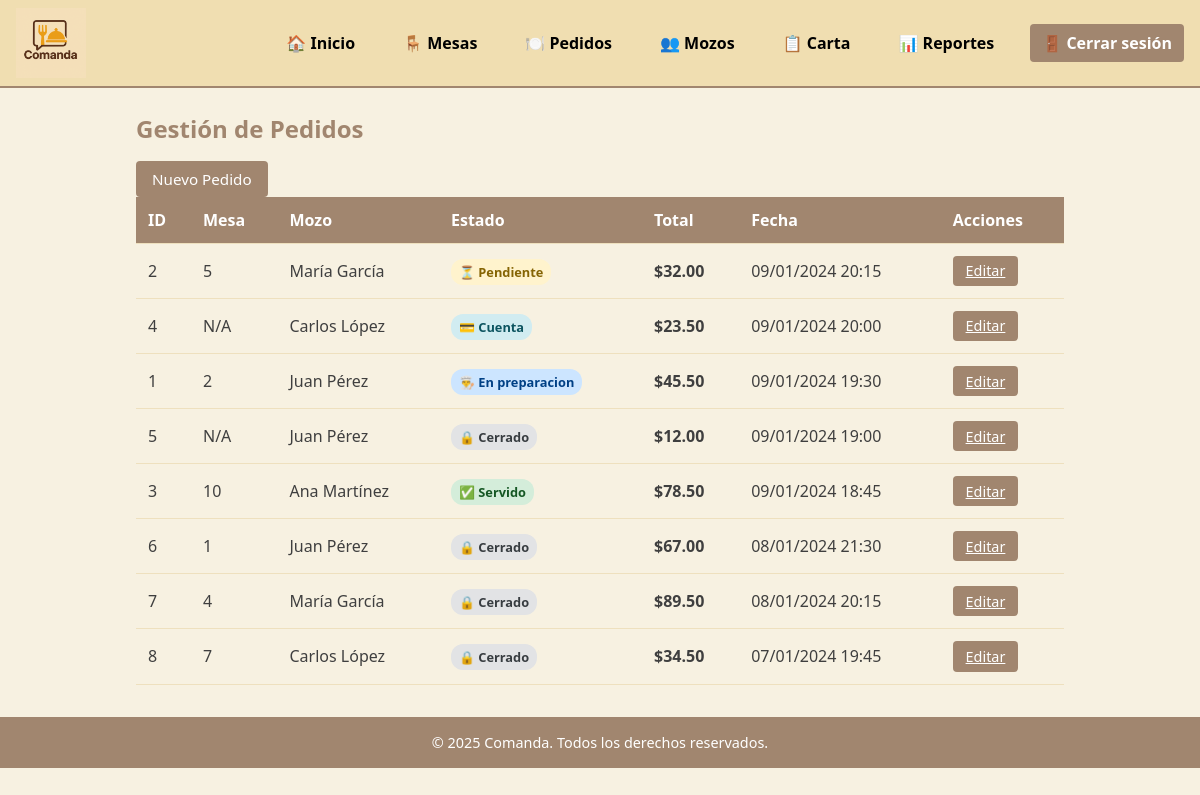
/index.php?route=pedidos (signed in), run on the app's committed database.
### tables this page shows
CREATE TABLE pedidos (
  id_pedido    INT UNSIGNED AUTO_INCREMENT PRIMARY KEY,
  id_mesa      INT UNSIGNED NULL,
  modo_consumo ENUM('stay','takeaway') NOT NULL,
  total        DECIMAL(10,2) NOT NULL DEFAULT 0.00,
  estado       ENUM('pendiente','en_preparacion','servido','cuenta','cerrado') NOT NULL DEFAULT 'pendiente',
  fecha_hora   DATETIME NOT NULL DEFAULT CURRENT_TIMESTAMP,
  id_mozo      INT UNSIGNED NULL,
  observaciones TEXT NULL,
  FOREIGN KEY (id_mesa) 
    REFERENCES mesas(id_mesa)
      ON UPDATE CASCADE ON DELETE SET NULL,
  FOREIGN KEY (id_mozo) 
    REFERENCES usuarios(id_usuario)
      ON UPDATE CASCADE ON DELETE SET NULL
);

CREATE TABLE mesas (
  id_mesa        INT UNSIGNED AUTO_INCREMENT PRIMARY KEY,
  numero         INT NOT NULL UNIQUE,
  estado         ENUM('libre','ocupada') NOT NULL DEFAULT 'libre',
  ubicacion      VARCHAR(100) NULL,
  id_mozo        INT UNSIGNED NULL,
  fecha_creacion TIMESTAMP NOT NULL DEFAULT CURRENT_TIMESTAMP,
  CONSTRAINT fk_mesas_mozo 
    FOREIGN KEY (id_mozo) REFERENCES usuarios(id_usuario) 
    ON UPDATE CASCADE ON DELETE SET NULL
);

### src/config/helpers.php (called while the page is built)
<?php
function getBaseUrl() {
    $protocol = isset($_SERVER['HTTPS']) && $_SERVER['HTTPS'] === 'on' ? 'https' : 'http';
    $host = $_SERVER['HTTP_HOST'];
    $script_name = $_SERVER['SCRIPT_NAME'];
    return $protocol . '://' . $host . dirname($script_name);
}
function url($route = '', $params = []) {
    $base_url = getBaseUrl();
    $url = $base_url . '/index.php';
    if ($route) {
        $url .= '?route=' . $route;
    }
    foreach ($params as $key => $value) {
        $url .= ($route || !empty($params)) ? '&' : '?';
        $url .= urlencode($key) . '=' . urlencode($value);
    }
    return $url;
}
?>

### src/models/Pedido.php (called while the page is built, shortened)
<?php
class Pedido {
    public static function all(): array {
        $db = (new Database)->getConnection();
        return $db->query("
            SELECT p.*,
                   m.numero as numero_mesa,
                   m.ubicacion as ubicacion_mesa,
                   u.nombre as mozo_nombre,
                   u.apellido as mozo_apellido,
                   CONCAT(u.nombre, ' ', u.apellido) as nombre_mozo_completo,
                   p.fecha_hora as fecha_creacion
            FROM pedidos p
            LEFT JOIN mesas m ON p.id_mesa = m.id_mesa
            LEFT JOIN usuarios u ON p.id_mozo = u.id_usuario
            ORDER BY p.fecha_hora DESC
        ")->fetchAll(PDO::FETCH_ASSOC);
    }
}

### src/views/pedidos/index.php (the view, shortened to what this page needs)
<?php
require_once __DIR__ . '/../../config/helpers.php';
$rol = $_SESSION['user']['rol'];
$pedidos = Pedido::all();
?>
<h2><?= $rol === 'administrador' ? 'Gestión de Pedidos' : 'Consulta de Pedidos' ?></h2>
<?php if ($rol === 'administrador'): ?>
  <a href="<?= url('pedidos/create') ?>" class="button">Nuevo Pedido</a>
<?php else: ?>
  <div style="background: #d1ecf1; padding: 10px; border-radius: 4px; margin-bottom: 1rem; color: #0c5460;">
    🍽️ Vista de pedidos - Gestiona los pedidos de las mesas
  </div>
<?php endif; ?>
<table class="table">
  <thead>
    <tr>
      <th>ID</th>
      <th>Mesa</th>
      <th>Mozo</th>
      <th>Estado</th>
      <th>Total</th>
      <th>Fecha</th>
      <?php if ($rol === 'administrador'): ?>
        <th>Acciones</th>
      <?php endif; ?>
    </tr>
  </thead>
  <tbody>
    <?php if (empty($pedidos)): ?>
      <tr>
        <td colspan="<?= $rol === 'administrador' ? '7' : '6' ?>">No hay pedidos registrados.</td>
      </tr>
    <?php else: ?>
      <?php foreach ($pedidos as $pedido): ?>
        <tr>
          <td><?= htmlspecialchars($pedido['id_pedido']) ?></td>
          <td><?= htmlspecialchars($pedido['numero_mesa'] ?? 'N/A') ?></td>
          <td><?= htmlspecialchars($pedido['nombre_mozo_completo'] ?? 'N/A') ?></td>
          <td>
            <?php
            $estado = $pedido['estado'];
            switch ($estado) {
                case 'pendiente':
                    $bg_color = '#fff3cd';
                    $text_color = '#856404';
                    $icon = '⏳';
                    break;
                case 'en_preparacion':
                    $bg_color = '#cce5ff';
                    $text_color = '#004085';
                    $icon = '👨‍🍳';
                    break;
                case 'servido':
                    $bg_color = '#d4edda';
                    $text_color = '#155724';
                    $icon = '✅';
                    break;
                case 'cuenta':
                    $bg_color = '#d1ecf1';
                    $text_color = '#0c5460';
                    $icon = '💳';
                    break;
                case 'cerrado':
                    $bg_color = '#e2e3e5';
                    $text_color = '#383d41';
                    $icon = '🔒';
                    break;
            }
            ?>
            <span style="padding: 4px 8px; border-radius: 12px; font-size: 0.8em; font-weight: bold;
                         background: <?= $bg_color ?>;
                         color: <?= $text_color ?>;">
              <?= $icon ?> <?= htmlspecialchars(ucfirst(str_replace('_', ' ', $pedido['estado']))) ?>
            </span>
          </td>
          <td><strong>$<?= number_format($pedido['total'] ?? 0, 2) ?></strong></td>
          <td><?= !empty($pedido['fecha_creacion']) ? date('d/m/Y H:i', strtotime($pedido['fecha_creacion'])) : 'N/A' ?></td>
          <?php if ($rol === 'administrador'): ?>
            <td>
              <a href="<?= url('pedidos/edit', ['id' => $pedido['id_pedido']]) ?>" class="btn-action">Editar</a>
            </td>
          <?php endif; ?>
        </tr>
      <?php endforeach; ?>
    <?php endif; ?>
  </tbody>
</table>

### public/assets/css/style.css (style rules this page uses)
:root { --background: #f7f1e1; --surface: hsl(42, 60%, 84%); --primary: #f0deb1; --secondary: #a1866f; --accent: #eee0be; --text: #3f3f3f; --text-light: #ffffff; }
* { margin: 0; padding: 0; box-sizing: border-box; }
html, body { min-height: 100%; font-family: "Segoe UI", Tahoma, sans-serif; background-color: var(--background); color: var(--text); }
h1, h2 { margin-bottom: 1rem; color: var(--secondary); }
table { width: 100%; border-collapse: collapse; margin-bottom: 2rem; }
th, td { padding: 0.75rem; text-align: left; border-bottom: 1px solid var(--accent); }
th { background-color: var(--secondary); color: var(--text-light); font-weight: 600; }
a.button { display: inline-block; background-color: var(--secondary); color: var(--text-light); padding: 0.5rem 1rem; border-radius: 4px; text-decoration: none; font-size: 0.95rem; transition: background-color 0.2s ease; }
.btn-action { padding: 0.4rem 0.8rem; font-size: 0.9rem; line-height: 1.2; border-radius: 0.25rem; background-color: var(--secondary); color: var(--text-light); border: none; cursor: pointer; display: inline-block; margin: 0 auto; }

### data on the page
pedidos: id_pedido "2", id_mesa.numero "5", nombre_mozo_completo "María García", estado "⏳", estado "Pendiente", total "32.00", fecha_hora "09/01/2024 20:15"
pedidos: id_pedido "4", numero_mesa "N/A", nombre_mozo_completo "Carlos López", estado "💳", estado "Cuenta", total "23.50", fecha_hora "09/01/2024 20:00"
pedidos: id_pedido "1", id_mesa.numero "2", nombre_mozo_completo "Juan Pérez", estado "👨‍🍳", estado "En preparacion", total "45.50", fecha_hora "09/01/2024 19:30"
pedidos: id_pedido "5", numero_mesa "N/A", nombre_mozo_completo "Juan Pérez", estado "🔒", estado "Cerrado", total "12.00", fecha_hora "09/01/2024 19:00"
pedidos: id_pedido "3", id_mesa.numero "10", nombre_mozo_completo "Ana Martínez", estado "✅", estado "Servido", total "78.50", fecha_hora "09/01/2024 18:45"
pedidos: id_pedido "6", id_mesa.numero "1", nombre_mozo_completo "Juan Pérez", estado "🔒", estado "Cerrado", total "67.00", fecha_hora "08/01/2024 21:30"
pedidos: id_pedido "7", id_mesa.numero "4", nombre_mozo_completo "María García", estado "🔒", estado "Cerrado", total "89.50", fecha_hora "08/01/2024 20:15"
pedidos: id_pedido "8", id_mesa.numero "7", nombre_mozo_completo "Carlos López", estado "🔒", estado "Cerrado", total "34.50", fecha_hora "07/01/2024 19:45"
